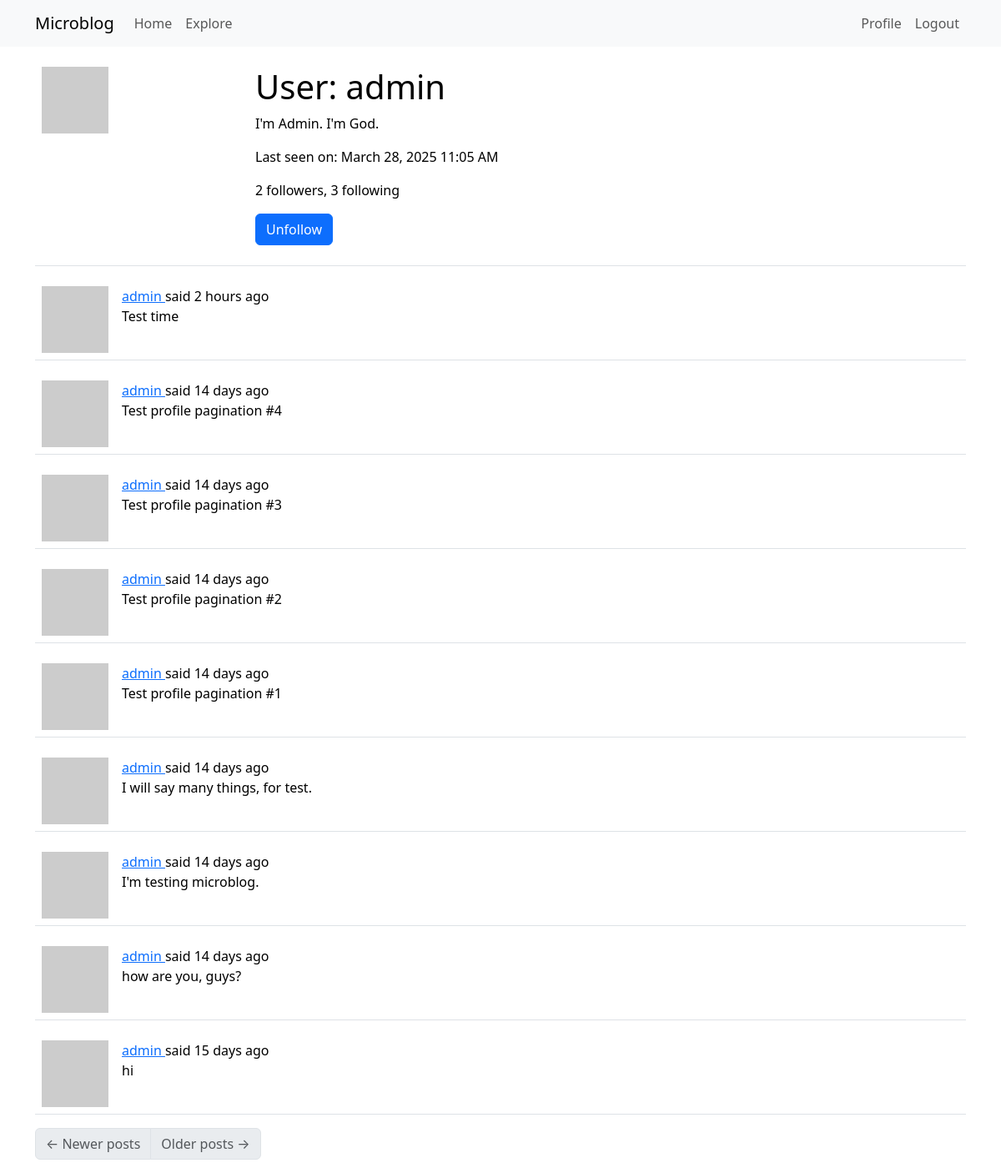
The app's page /user/admin (signed in) with its own data.
### app/models.py (models this page shows, shortened)
class User(UserMixin, db.Model):
    id: so.Mapped[int] = so.mapped_column(primary_key=True)
    username: so.Mapped[str] = so.mapped_column(sa.String(64), index=True,unique=True)
    email: so.Mapped[str] = so.mapped_column(sa.String(120), index=True, unique=True)
    password_hash: so.Mapped[Optional[str]] = so.mapped_column(sa.String(256))
    about_me: so.Mapped[Optional[str]] = so.mapped_column(sa.String(140))
    last_seen: so.Mapped[Optional[datetime]] = so.mapped_column(
        default=lambda:datetime.now(timezone.utc)
    )
    posts: so.WriteOnlyMapped['Post'] = so.relationship(back_populates='author')
    following: so.WriteOnlyMapped['User'] = so.relationship(
        secondary=followers, primaryjoin=(followers.c.follower_id == id),
        secondaryjoin=(followers.c.followed_id == id),
        back_populates='followers'
    )
    followers: so.WriteOnlyMapped['User'] = so.relationship(
        secondary=followers, primaryjoin=(followers.c.followed_id == id),
        secondaryjoin=(followers.c.follower_id == id),
        back_populates='following'
    )
    def avatar(self, size):
        digest = md5(self.email.lower().encode('utf-8')).hexdigest()
        return f'https://www.gravatar.com/avatar/{digest}?d=identicon&s={size}'
    def is_following(self, user):
        query = self.following.select().where(User.id == user.id)
        return db.session.scalar(query) is not None
    def followers_count(self):
        query = sa.select(sa.func.count()).select_from(
            self.followers.select().subquery()
        )
        return db.session.scalar(query)
    def following_count(self):
        query = sa.select(sa.func.count()).select_from(
            self.following.select().subquery()
        )
        return db.session.scalar(query)

class Post(db.Model):
    id: so.Mapped[int] = so.mapped_column(primary_key=True)
    body: so.Mapped[str] = so.mapped_column(sa.String(140))
    timestamp: so.Mapped[datetime] = so.mapped_column(
        index=True, default=lambda: datetime.now(timezone.utc)
    )
    user_id: so.Mapped[int] = so.mapped_column(sa.ForeignKey(User.id),index=True)
    author: so.Mapped[User] = so.relationship(back_populates='posts')

### app/routes.py (the view)
@app.route('/user/<username>')
@login_required
def user(username):
    user = db.first_or_404(sa.select(User).where(User.username == username))
    page = request.args.get('page', 1, type=int)
    query = user.posts.select().order_by(Post.timestamp.desc())
    posts = db.paginate(query, page=page, per_page=app.config['POSTS_PER_PAGE'], error_out=False)
    next_url = url_for('user', username=user.username, page=posts.next_num) if posts.has_next else None
    prev_url = url_for('user', username=user.username, page=posts.prev_num) if posts.has_prev else None
    form = EmptyForm()
    return render_template('user.html', user=user, posts=posts.items, next_url=next_url, prev_url=prev_url, form=form)

### app/forms.py
class EmptyForm(FlaskForm):
    submit = SubmitField('Submit')

### app/__init__.py (called while the page is built)
def get_locale():
    return request.accept_languages.best_match(app.config['LANGUAGES'])

### app/models.py (called while the page is built)
@login.user_loader
def load_user(id):
    return db.session.get(User, int(id))

### app/routes.py (called while the page is built)
@app.before_request
def before_request():
    if current_user.is_authenticated:
        current_user.last_seen = datetime.now(timezone.utc)
        db.session.commit()
    g.locale = str(get_locale())

### app/templates/user.html (shortened to what this page needs)
{% extends "base.html" %}
{% block content %}
    <table class="table table-hover">
        <tr>
            <td width="256px"><img src="{{ user.avatar(256) }}"></td>
            <td>
                <h1>{{ _('User') }}: {{ user.username }}</h1>
                {% if user.about_me %}<p>{{ user.about_me }}</p>{% endif %}
                {% if user.last_seen %}<p>{{ _('Last seen on') }}: {{ moment(user.last_seen).format('LLL') }}</p>{% endif %}
                <p>{{ _('%(count)d followers', count=user.followers_count()) }}, {{ _('%(count)d following', count=user.following_count()) }}</p>
                {% if user == current_user %}
                <p><a href="{{ url_for('edit_profile') }}">{{ _('Edit your profile') }}</a></p>
                {% else %}
                <p>
                    <form action="{{ url_for('unfollow', username=user.username) }}" method="post">
                        {{ form.submit(value=_('Unfollow'), class_='btn btn-primary') }}
                    </form>
                </p>
                {% endif %}
            </td>
        </tr>
    </table>
    {% for post in posts %}
        {% include '_post.html' %}
    {% endfor %}
    <nav aria-label="Post navigation">
        <ul class="pagination">
            <li class="page-item{% if not prev_url %} disabled{% endif %}">
                <a class="page-link" href="{{ prev_url }}">
                    <span aria-hidden="true">&larr;</span> {{ _('Newer posts') }}
                </a>
            </li>
            <li class="page-item{% if not next_url %} disabled{% endif %}">
                <a class="page-link" href="{{ next_url }}">
                    {{ _('Older posts') }} <span aria-hidden="true">&rarr;</span>
                </a>
            </li>
        </ul>
    </nav>
{% endblock %}

### app/templates/_post.html (shortened to what this page needs)
<table class="table table-hover">
    <tr>
        <td width="70px">
            <a href="{{ url_for('user', username=post.author.username) }}">
                <img src="{{ post.author.avatar(70) }}">
            </a>
        </td>
        <td>
            {{ _('%(username)s said %(when)s',
                username=user_link, when=moment(post.timestamp).fromNow()) }}
            <br>
            {{ post.body }}
        </td>
    </tr>
</table>

### records on screen
User: username "admin", about_me "I'm Admin. I'm God.", last_seen "March 28, 2025 11:05 AM"
Post: body "Test time"
Post: body "Test profile pagination #4"
Post: body "Test profile pagination #3"
Post: body "Test profile pagination #2"
Post: body "Test profile pagination #1"
Post: body "I will say many things, for test."
Post: body "I'm testing microblog."
Post: body "how are you, guys?"
Post: body "hi"
